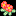

Below is a game level as drawn by its tile map, then a one-line description and the .tmx that defines it (tile-layer data replaced by summaries):
An orthogonal 1x1 tile map with 16x16 px tiles, 1 tile layer (OnGrass).

<map version="1.0" tiledversion="1.1.2" orientation="orthogonal" renderorder="right-down" compressionlevel="6" width="1" height="1" tilewidth="16" tileheight="16" infinite="0" nextobjectid="1">
 <tileset firstgid="1" source="../../../tileset/animations.tsx" />
 <layer name="OnGrass" width="1" height="1">
  <data>[1 cells, 1 non-empty, 1 distinct tile ids]</data>
 </layer>
</map>
